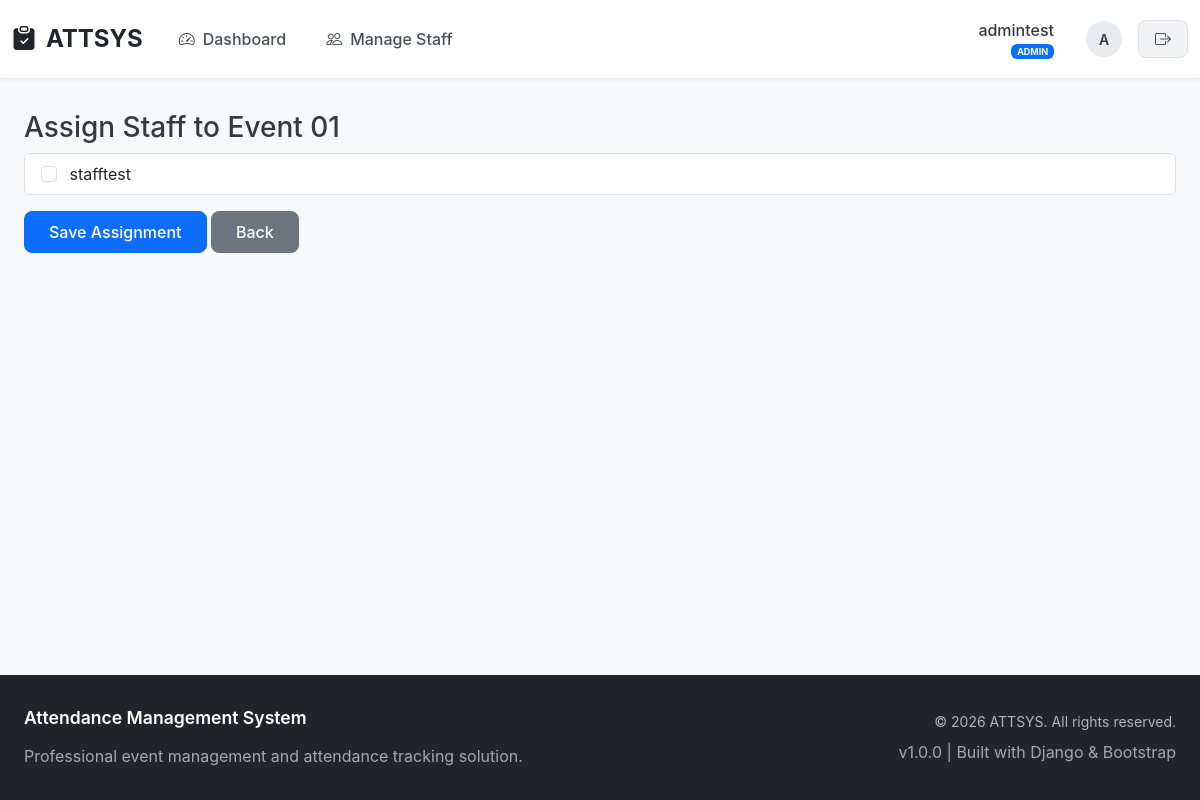
/event/22/assign/ (signed in), run on the app's committed database.
### attsys/models.py (models this page shows, shortened)
class User(AbstractUser):
    ROLE_CHOICES = (
        ('ADMIN', 'Admin'),
        ('STAFF', 'Staff'),
    )
    role = models.CharField(max_length=10, choices=ROLE_CHOICES, default='STAFF')
    phone_number = models.CharField(max_length=15, blank=True)

class Event(models.Model):
    title = models.CharField(max_length=200)
    description = models.TextField(blank=True)
    venue = models.CharField(max_length=200)
    date = models.DateField()
    start_time = models.TimeField()
    end_time = models.TimeField()
    created_by = models.ForeignKey(
        User,
        on_delete=models.CASCADE,
        related_name='events'
    )
    assigned_staff = models.ManyToManyField(
        settings.AUTH_USER_MODEL,
        blank=True,
        related_name='assigned_events'
    )
    check_in_token = models.UUIDField(default=uuid.uuid4, unique=True)
    is_active = models.BooleanField(default=False)
    created_at = models.DateTimeField(auto_now_add=True)

### attsys/views.py (the view)
# urls.py: path('event/<int:event_id>/assign/', views.assign_staff, name='assign_staff'),
@login_required
def assign_staff(request, event_id):
    if not request.user.is_active:
        return redirect('login')
    if request.user.role != 'ADMIN':
        return HttpResponseForbidden("Admins only")
    event = get_object_or_404(Event, id=event_id)
    staff_users = User.objects.filter(role='STAFF')
    if request.method == 'POST':
        selected_staff = request.POST.getlist('staff')
        event.assigned_staff.set(selected_staff)
        messages.success(request, "Staff assigned successfully")
        return redirect('event_detail', event_id=event.id)
    return render(request, 'assign_staff.html', {
        'event': event,
        'staff_users': staff_users
    })

### attsys/templates/assign_staff.html (shortened to what this page needs)
{% extends 'base.html' %}
{% block content %}
<h3>Assign Staff to {{ event.title }}</h3>
<form method="post">
    <div class="list-group mb-3">
        {% for staff in staff_users %}
        <label class="list-group-item">
            <input
                class="form-check-input me-2"
                type="checkbox"
                name="staff"
                value="{{ staff.id }}"
            >
            {{ staff.username }}
        </label>
        {% empty %}
        <div class="text-muted">No staff users found</div>
        {% endfor %}
    </div>
    <button type="submit" class="btn btn-primary">
        Save Assignment
    </button>
    <a href="{% url 'event_detail' event.id %}" class="btn btn-secondary">
        Back
    </a>
</form>
{% endblock %}

### attsys/templates/base.html (shortened to what this page needs)
<!DOCTYPE html>
<html lang="en">
<head>
    <link href="https://cdn.jsdelivr.net/npm/bootstrap@5.3.2/dist/css/bootstrap.min.css" rel="stylesheet">
    <link rel="stylesheet" href="https://cdn.jsdelivr.net/npm/bootstrap-icons@1.11.0/font/bootstrap-icons.css">
</head>
<body>
    <nav class="navbar navbar-expand-lg navbar-light">
        <div class="container-fluid">
            <a class="navbar-brand d-flex align-items-center" href="{% url 'dashboard' %}">
                <i class="bi bi-clipboard-check-fill"></i>
                ATTSYS
            </a>
            <div class="collapse navbar-collapse" id="navbarNav">
                <ul class="navbar-nav me-auto">
                    {% if user.is_authenticated %}
                        {% if user.role == 'ADMIN' %}
                            <li class="nav-item">
                                <a class="nav-link {% if request.resolver_match.url_name == 'admin_dashboard' %}active{% endif %}"
                                   href="{% url 'dashboard' %}">
                                    <i class="bi bi-speedometer2"></i>Dashboard
                                </a>
                            </li>
                        {% endif %}
                        {% if user.role == 'ADMIN' %}
                            <li class="nav-item">
                                <a class="nav-link {% if request.resolver_match.url_name == 'manage_staff' %}active{% endif %}"
                                   href="{% url 'manage_staff' %}">
                                    <i class="bi bi-people"></i>Manage Staff
                                </a>
                            </li>
                        {% endif %}
                    {% endif %}
                </ul>
                {% if user.is_authenticated %}
                <div class="navbar-nav align-items-center ms-auto">
                    <div class="nav-item">
                        <div class="user-info">
                            <div class="text-end me-3">
                                <div class="user-name">{{ user.username }}</div>
                                <div class="user-role">
                                    {% if user.role == 'ADMIN' %}
                                    <span class="badge bg-primary">ADMIN</span>
                                    {% else %}
                                    <span class="badge bg-secondary">STAFF</span>
                                    {% endif %}
                                </div>
                            </div>
                            <div class="user-avatar">
                                {{ user.username|first|upper }}
                            </div>
                            <form method="post" action="{% url 'logout' %}" class="m-0">
                                <button type="submit" class="btn-logout">
                                    <i class="bi bi-box-arrow-right"></i>
                                </button>
                            </form>
                        </div>
                    </div>
                </div>
                {% endif %}
            </div>
        </div>
    </nav>
    <main>
        <div class="container-fluid px-4">
            {% block content %}{% endblock %}
        </div>
    </main>
    <footer class="footer">
        <div class="container-fluid px-4">
            <div class="row align-items-center">
                <div class="col-md-6">
                    <h6 class="footer-title">Attendance Management System</h6>
                    <p class="mb-0 fs-7 opacity-75">
                        Professional event management and attendance tracking solution.
                    </p>
                </div>
                <div class="col-md-6 text-md-end mt-3 mt-md-0">
                    <div class="copyright">
                        © {% now "Y" %} ATTSYS. All rights reserved.
                    </div>
                    <div class="mt-2 fs-8 opacity-75">
                        v1.0.0 | Built with Django & Bootstrap
                    </div>
                </div>
            </div>
        </div>
    </footer>
</body>
</html>

### attsys/templates/base.html (style rules this page uses)
:root { --primary: #21252; --primary-light: rgba(13, 110, 253, 0.1); --secondary: #6c757d; --success: #198754; --success-light: rgba(25, 135, 84, 0.1); --warning: #fd7e14; --warning-light: rgba(253, 126, 20, 0.1); --info: #0dcaf0; --info-light: rgba(13, 202, 240, 0.1); --purple: #6f42c1; --purple-light: rgba(111, 66, 193, 0.1); --dark: #212529; --light: #f8f9fa; --gray-50: #f8f9fa; --gray-100: #f1f3f5; --gray-200: #e9ecef; --gray-300: #dee2e6; --gray-400: #ced4da; --gray-500: #adb5bd; --gray-600: #6c757d; --gray-700: #495057; --gray-800: #343a40; --gray-900: #212529; --border-radius: 12px; --border-radius-sm: 8px; --box-shadow: 0 4px 6px -1px rgba(0, 0, 0, 0.1), 0 2px 4px -1px rgba(0, 0, 0, 0.06); --box-shadow-hover: 0 10px 15px -3px rgba(0, 0, 0, 0.1), 0 4px 6px -2px rgba(0, 0, 0, 0.05); }
body { background-color: #f8f9fa; font-family: -apple-system, BlinkMacSystemFont, 'Segoe UI', Roboto, 'Helvetica Neue', Arial, sans-serif; color: var(--gray-800); min-height: 100vh; display: flex; flex-direction: column; }
.navbar { position: sticky; top: 0; z-index: 1030; transition: all 0.3s ease; background: white; border-bottom: 1px solid var(--gray-200); box-shadow: 0 1px 3px rgba(0, 0, 0, 0.05); padding: 1rem 0; }
.navbar-brand { font-weight: 700; font-size: 1.5rem; color: var(--dark) !important; }
.navbar-brand i { margin-right: 10px; color: var(--primary); }
.nav-link { font-weight: 500; color: var(--gray-700) !important; padding: 0.5rem 1rem !important; margin: 0 0.25rem; border-radius: var(--border-radius-sm); transition: all 0.2s ease; }
.nav-link i { margin-right: 8px; }
.user-info { display: flex; align-items: center; gap: 1rem; }
.user-avatar { width: 36px; height: 36px; background: var(--gray-200); border-radius: 50%; display: flex; align-items: center; justify-content: center; font-weight: 600; font-size: 0.875rem; }
.user-name { font-weight: 500; color: var(--gray-800); }
.user-role { font-size: 0.75rem; color: var(--gray-600); }
.btn-logout { background: var(--gray-100); border: 1px solid var(--gray-300); color: var(--gray-700); padding: 0.375rem 1rem; border-radius: var(--border-radius-sm); font-weight: 500; transition: all 0.2s ease; }
.container-fluid { max-width: 1400px; }
main { flex: 1; padding: 2rem 0; }
.footer { background: var(--gray-900); color: var(--gray-400); padding: 2rem 0; margin-top: auto; }
.copyright { font-size: 0.875rem; color: var(--gray-500); }
.footer-title { color: white; font-weight: 600; margin-bottom: 1rem; font-size: 1.1rem; }
.btn { border-radius: var(--border-radius-sm); font-weight: 500; padding: 0.5rem 1.5rem; }

### data on the page
User: username "admintest", username|first "A"
Event: title "Event 01"
User: username "stafftest"
